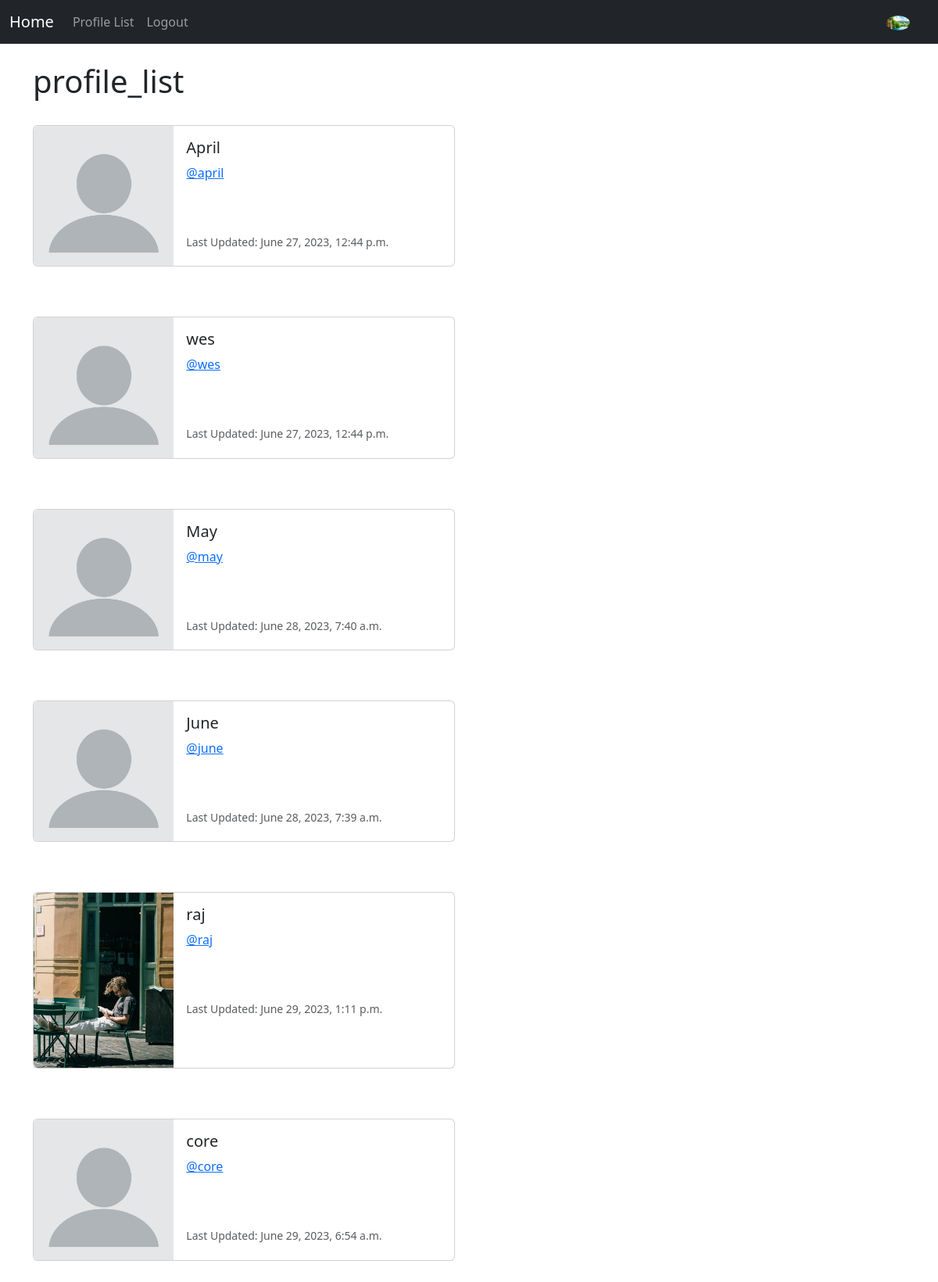
Screenshot of /profile_list/ (signed in) with the database file from the repository.
### muskeer/models.py (models this page shows, shortened)
class Profile(models.Model):
    user = models.OneToOneField(User, on_delete=models.CASCADE)
    follows = models.ManyToManyField('self',
        related_name='followed_by',
        symmetrical=False,
        blank=True)
    date_modified = models.DateTimeField(User, auto_now=True)
    profile_image = models.ImageField(null=True, blank=True, upload_to='images/')
    profile_bio = models.CharField(null=True,blank=True,max_length=500)
    homepage_link = models.CharField(null=True,blank=True,max_length=100)
    facebook_link = models.CharField(null=True, blank=True, max_length=100)
    instagram_link = models.CharField(null=True,blank=True,max_length=100)

### muskeer/views.py (the view)
# urls.py: path('profile_list/', views.profile_list, name='profile_list'),
def profile_list(request):
    if request.user.is_authenticated:
        profiles = Profile.objects.exclude(user= request.user)
        return render(request, 'profile_list.html', {'profiles': profiles})
    else:
        messages.success(request,('You must be logged In'))
        return redirect('home')

### templates/profile_list.html (shortened to what this page needs)
{% extends 'base.html' %}
{% load static %}
{% block content %}
<h1>profile_list</h1>
<br />
{% if profiles %}
    {% for profile in profiles %}
    <div class="card mb-3" style="max-width: 540px;">
        <div class="row g-0">
          <div class="col-md-4">
            {% if profile.profile_image %}
              <img src="{{profile.profile_image.url }}" width="200" height="200" class="img-fluid rounded-start" alt="{{ profile.user.username}}">
              {% else %}
              <img src="{% static 'images/1.png' %}" class="img-fluid rounded-start" class="img-fluid rounded-start" alt="Profile Image">
            {% endif %}
          </div>
          <div class="col-md-8">
            <div class="card-body">
              <h5 class="card-title">{{ profile.user.username }}</h5>
              <p class="card-text"><a href="{% url 'profile' profile.user.id %}">@{{ profile.user.username | lower }}</a></p>
              <br><br>
              <p class="card-text"><small class="text-muted">Last Updated: {{ profile.date_modified }}</small></p>
            </div>
          </div>
        </div>
      </div>
        <br /> <br />
    {% endfor %}
{% endif %}
{% endblock %}

### templates/base.html (shortened to what this page needs)
<!doctype html>
<html lang="en">
  <head>
    <link rel="stylesheet" href="">
    <link href="https://cdn.jsdelivr.net/npm/bootstrap@5.3.0/dist/css/bootstrap.min.css" rel="stylesheet">
  </head>
  <body>
    {%include 'navbar.html' %}
    <div class="container">
      <br />
        {% block content %}
        {% endblock %}
    </div>
  </body>
</html>

### templates/navbar.html (shortened to what this page needs)
{% load static %}
<nav class="navbar navbar-expand-lg navbar-dark bg-dark">
    <div class="container-fluid">
      <a class="navbar-brand" href="{% url 'home' %}">Home</a>
      <div class="collapse navbar-collapse" id="navbarSupportedContent">
        <ul class="navbar-nav me-auto mb-2 mb-lg-0">
          <li class="nav-item">
            <a class="nav-link" aria-current="page"  href="{% url 'profile_list' %}">Profile List</a>
          </li>
          {% if user.is_authenticated %}
          <li class="nav-item">
            <a class="nav-link" href="{% url 'logout' %}"> Logout</a>
          </li>
          {% endif %}
        </ul>
        {% if user.is_authenticated %}
          <ul class="navbar-nav ml-auto">
            <li class="nav-link navbar-brand">
                <a href="{% url 'profile' request.user.id %}">
                      {% if user.profile.profile_image %}
                      <img src="{{ user.profile.profile_image.url }}" class="rounded-circle" width="30">
                      {% else %}
                      <img src="{% static 'images/1.png' %}" width="30" class="img-fluid rounded-circle" alt='Profile Image' />
                      {% endif %}
                </a>
            </li>
          </ul>
        {% endif %}
      </div>
    </div>
  </nav>

### rows the page displays
Profile: user.username "April", user.username "april", date_modified "June 27, 2023, 12:44 p.m."
Profile: user.username "wes", date_modified "June 27, 2023, 12:44 p.m."
Profile: user.username "May", user.username "may", date_modified "June 28, 2023, 7:40 a.m."
Profile: user.username "June", user.username "june", date_modified "June 28, 2023, 7:39 a.m."
Profile: profile_image (picture), user.username "raj", date_modified "June 29, 2023, 1:11 p.m."
Profile: user.username "core", date_modified "June 29, 2023, 6:54 a.m."
